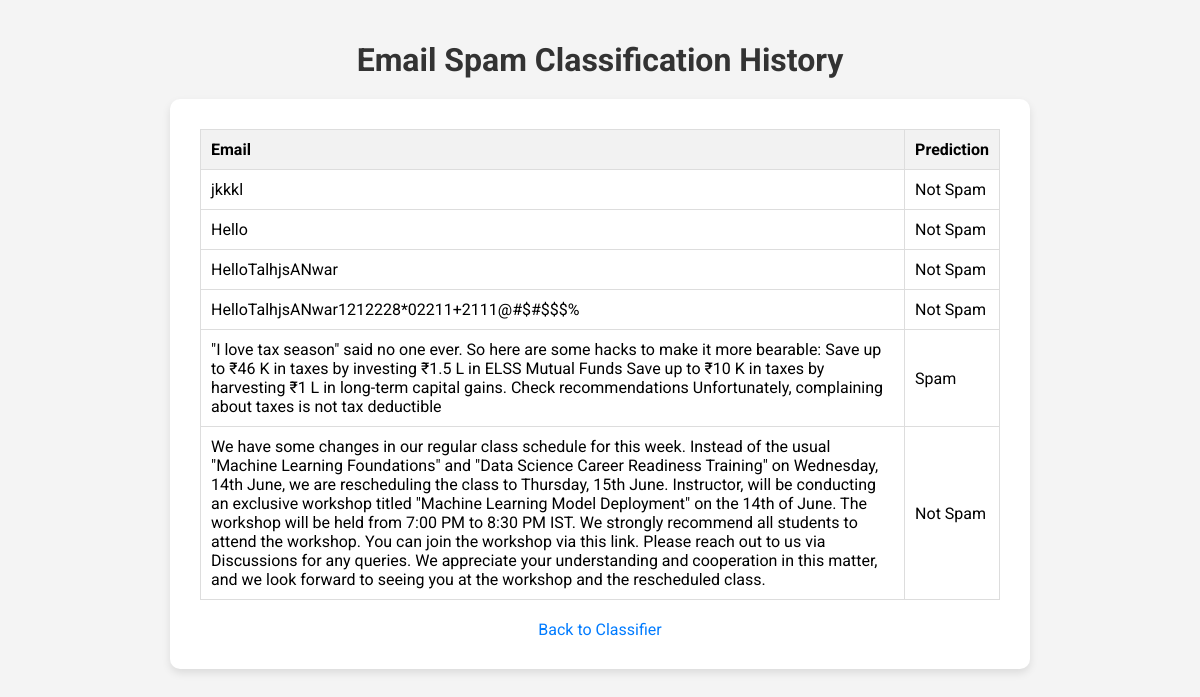
The app's page /history with its own data.
### tables this page shows
CREATE TABLE results (
            id INTEGER PRIMARY KEY AUTOINCREMENT,
            email TEXT NOT NULL,
            prediction TEXT NOT NULL,
            timestamp DATETIME DEFAULT CURRENT_TIMESTAMP
        );

### app.py (the view)
@app.route('/history')
def history():
    results = fetch_results()
    return render_template("history.html", results=results)

### app.py (called while the page is built)
def fetch_results():
    conn = sqlite3.connect(DATABASE)
    c = conn.cursor()
    c.execute('SELECT email, prediction FROM results')
    results = c.fetchall()
    conn.close()
    return results

### templates/history.html (shortened to what this page needs)
<!DOCTYPE html>
<html lang="en">
<head>
</head>
<body>
    <h1>Email Spam Classification History</h1>
    <div class="table-container">
        <table>
            <thead>
                <tr>
                    <th>Email</th>
                    <th>Prediction</th>
                </tr>
            </thead>
            <tbody>
                {% for email, prediction in results %}
                <tr>
                    <td>{{ email }}</td>
                    <td>{{ prediction }}</td>
                </tr>
                {% endfor %}
            </tbody>
        </table>
        <a href="/">Back to Classifier</a>
    </div>
</body>
</html>

### templates/history.html (style rules this page uses)
body { font-family: 'Roboto', sans-serif; background-color: #f4f4f4; margin: 0; padding: 0; display: flex; flex-direction: column; align-items: center; justify-content: center; text-align: center; padding: 20px; }
h1 { color: #333; margin-bottom: 20px; }
.table-container { background: #fff; padding: 30px; border-radius: 10px; box-shadow: 0 4px 8px rgba(0, 0, 0, 0.1); max-width: 800px; width: 100%; margin-bottom: 20px; overflow-x: auto; }
table { width: 100%; border-collapse: collapse; margin-bottom: 20px; }
th, td { padding: 10px; border: 1px solid #ddd; text-align: left; }
th { background-color: #f2f2f2; }
a { text-decoration: none; color: #007bff; font-size: 16px; transition: color 0.3s; }

### records on screen
results: email "jkkkl", prediction "Not Spam"
results: email "Hello", prediction "Not Spam"
results: email "HelloTalhjsANwar", prediction "Not Spam"
results: email "HelloTalhjsANwar1212228*02211+2111@#$#$$$%", prediction "Not Spam"
results: email "\"I love tax season\" said no one ever. So here are some hacks to make it more bearable: Save up to ₹46 K in taxes by investing ₹1.5 L in ELSS Mutual Funds Save up to ₹10 K in taxes by harvesting ₹1 L in long-term capital gains. Check recommendations Unfortunately, complaining about taxes is not tax deductible", prediction "Spam"
results: email "We have some changes in our regular class schedule for this week. Instead of the usual \"Machine Learning Foundations\" and \"Data Science Career Readiness Training\" on Wednesday, 14th June, we are rescheduling the class to Thursday, 15th June. Instructor, will be conducting an exclusive workshop titled \"Machine Learning Model Deployment\" on the 14th of June. The workshop will be held from 7:00 PM to 8:30 PM IST. We strongly recommend all students to attend the workshop. You can join the workshop via this link. Please reach out to us via Discussions for any queries. We appreciate your understanding and cooperation in this matter, and we look forward to seeing you at the workshop and the…", prediction "Not Spam"
